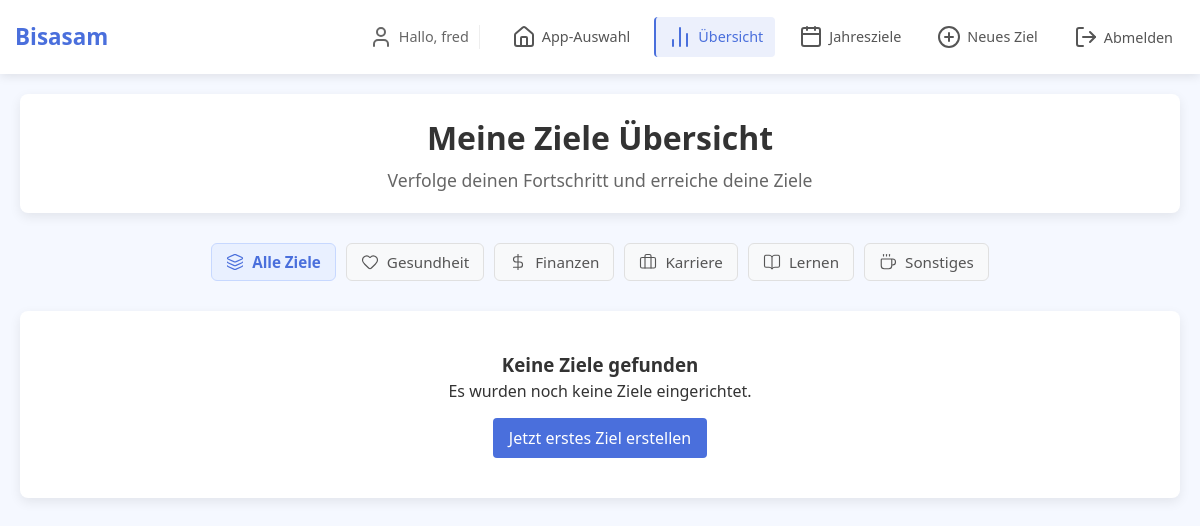
Before: /tracking/?parent_id=5 (signed in) with the older database file.
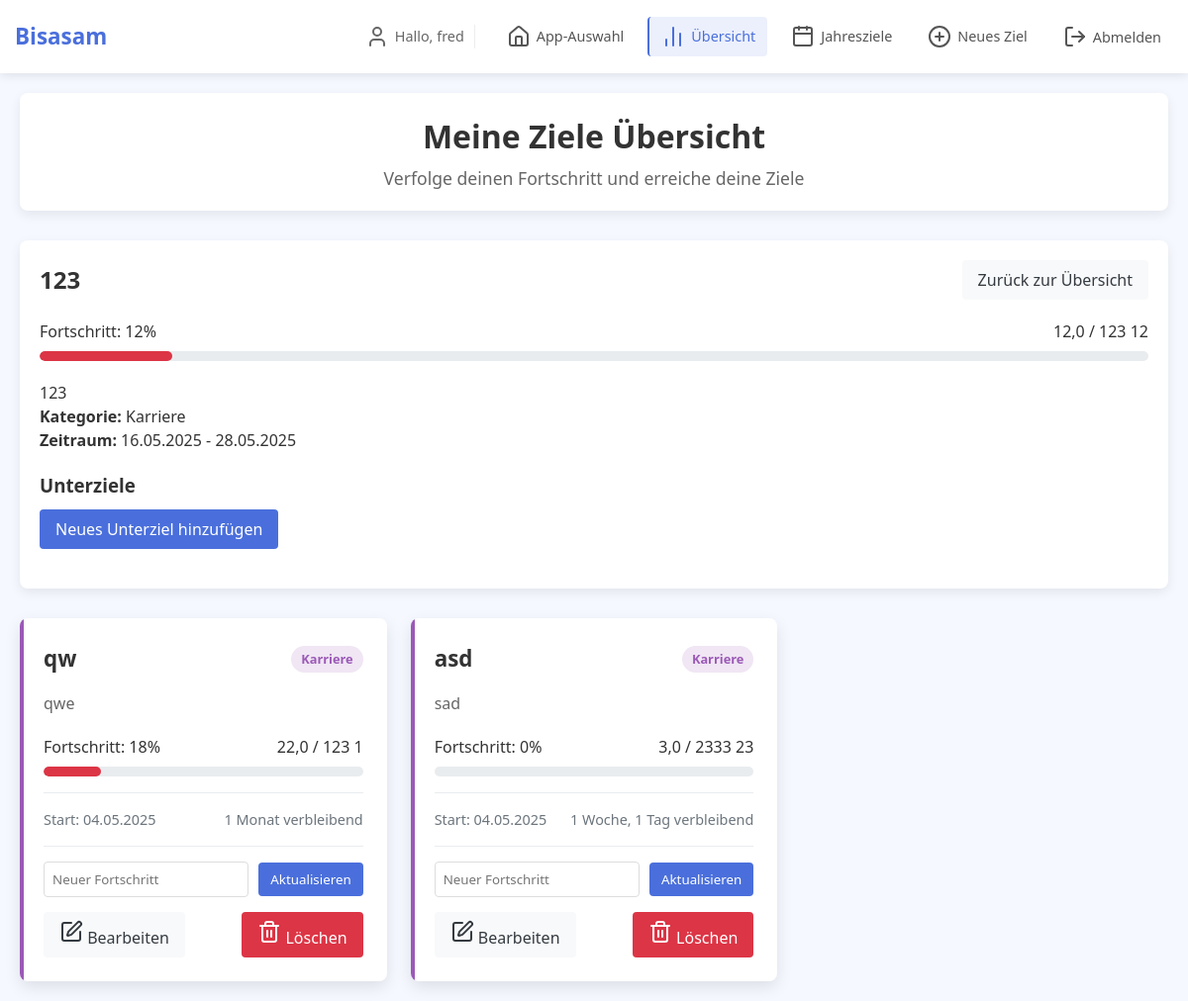
After: the same page with the newer database file.
### tracking/models.py (models this page shows, shortened)
class Goal(models.Model):
    KATEGORIEN = [
        ('Gesundheit', 'Gesundheit'),
        ('Finanzen', 'Finanzen'),
        ('Karriere', 'Karriere'),
        ('Lernen', 'Lernen'),
        ('Sonstiges', 'Sonstiges')
    ]
    user = models.ForeignKey(User, on_delete=models.CASCADE, related_name='goals')
    parent = models.ForeignKey('self', on_delete=models.CASCADE, null=True, blank=True, related_name='subtasks')
    definition = models.CharField(max_length=50)
    description = models.CharField(max_length=150)
    ziel_wert = models.IntegerField()
    fortschritt = models.FloatField()
    einheit = models.CharField(max_length=20)
    start = models.DateField()
    end = models.DateField()
    kategorie = models.CharField(choices=KATEGORIEN)
    is_parent_goal = models.BooleanField(default=False)
    auto_calculate = models.BooleanField(default=False, help_text="Fortschritt automatisch aus Unterzielen berechnen")

### tracking/views.py (the view)
# urls.py: path('', views.goals_view, name='goals'),
@login_required
def goals_view(request):
    today = timezone.now().date()
    parent_goals = Goal.objects.filter(user=request.user, parent__isnull=True)
    selected_goal_id = request.GET.get('parent_id')
    selected_goal = None
    subtasks = None
    if selected_goal_id:
        try:
            selected_goal = Goal.objects.get(id=selected_goal_id, user=request.user)
            subtasks = Goal.objects.filter(parent=selected_goal)
        except Goal.DoesNotExist:
            pass
    parent_goals_with_progress = parent_goals.annotate(
        progress_percent=ExpressionWrapper(
            (F('fortschritt') * 100.0) / F('ziel_wert'),
            output_field=FloatField()
        )
    )
    if subtasks:
        subtasks = subtasks.annotate(
            progress_percent=ExpressionWrapper(
                (F('fortschritt') * 100.0) / F('ziel_wert'),
                output_field=FloatField()
            )
        )
    avg_progress = parent_goals_with_progress.aggregate(avg=Avg('progress_percent'))['avg'] or 0
    active_goals = parent_goals.filter(end__gte=today).count()
    nearest_deadline_goal = parent_goals.filter(end__gte=today).order_by('end').first()
    nearest_deadline = nearest_deadline_goal.end if nearest_deadline_goal else None
    context = {
        'goals': parent_goals_with_progress,
        'avg_progress': avg_progress,
        'active_goals': active_goals,
        'nearest_deadline': nearest_deadline,
        'today': today,
        'selected_goal': selected_goal,
        'subtasks': subtasks,
    }
    return render(request, 'tracking/home.html', context)

### tracking/templates/tracking/home.html (shortened to what this page needs)
{% extends 'tracking/base.html' %}
{% load static %}
{% block content %}
<div class="header">
    <h1>Meine Ziele Übersicht</h1>
    <p>Verfolge deinen Fortschritt und erreiche deine Ziele</p>
</div>
{% if selected_goal %}
<div class="selected-goal-info" style="margin-bottom: 30px; background: white; border-radius: 8px; padding: 20px; box-shadow: 0 4px 12px rgba(0, 0, 0, 0.08);">
    <div style="display: flex; justify-content: space-between; align-items: center; margin-bottom: 20px;">
        <h2>{{ selected_goal.definition }}</h2>
        <a href="{% url 'goals' %}" class="btn btn-light">Zurück zur Übersicht</a>
    </div>
    <div class="progress-container" style="margin-bottom: 20px;">
        <div class="progress-stats">
            {% with progress_percent=selected_goal.fortschritt|floatformat:0|default:"0" %}
            <span class="progress-text">Fortschritt: {{ progress_percent }}%</span>
            <span>{{ selected_goal.fortschritt }} / {{ selected_goal.ziel_wert }} {{ selected_goal.einheit }}</span>
            {% endwith %}
        </div>
        <div class="progress-bar">
            <div class="progress-fill" style="width: {{ selected_goal.fortschritt|floatformat:0 }}%;"></div>
        </div>
    </div>
    <div style="margin-bottom: 20px;">
        <p>{{ selected_goal.description }}</p>
        <p><strong>Kategorie:</strong> {{ selected_goal.kategorie }}</p>
        <p><strong>Zeitraum:</strong> {{ selected_goal.start|date:"d.m.Y" }} - {{ selected_goal.end|date:"d.m.Y" }}</p>
    </div>
    <div style="margin-bottom: 20px;">
        <h3>Unterziele</h3>
        <a href="{% url 'add_goal' %}?parent_id={{ selected_goal.id }}" class="btn btn-primary" style="margin-top: 10px;">
            Neues Unterziel hinzufügen
        </a>
    </div>
</div>
<div class="goals-container" id="goals-container">
    {% for goal in subtasks %}
    <div class="goal-card {{ goal.kategorie }}" data-category="{{ goal.kategorie }}">
        <div class="goal-header">
            <h3 class="goal-title">{{ goal.definition }}</h3>
            <span class="category-badge {{ goal.kategorie }}">{{ goal.kategorie }}</span>
        </div>
        <p class="goal-desc">{{ goal.description }}</p>
        <div class="progress-container">
            <div class="progress-stats">
                {% with progress_percent=goal.progress_percent|floatformat:0 %}
                <span class="progress-text">Fortschritt: {{ progress_percent }}%</span>
                <span>{{ goal.fortschritt }} / {{ goal.ziel_wert }} {{ goal.einheit }}</span>
                {% endwith %}
            </div>
            <div class="progress-bar">
                <div class="progress-fill" style="width: {{ goal.progress_percent|floatformat:0 }}%"></div>
            </div>
        </div>
        <div class="timeframe">
            <span>Start: {{ goal.start|date:"d.m.Y" }}</span>
            <span>
                {% with days_remaining=goal.end|timeuntil:today %}
                {% if goal.end < today %}
                    <span style="color: var(--danger);">Abgelaufen</span>
                {% elif goal.end == today %}
                    <span style="color: var(--warning);">Heute fällig</span>
                {% else %}
                    {{ days_remaining }} verbleibend
                {% endif %}
                {% endwith %}
            </span>
        </div>
        {% if not goal.auto_calculate %}
        <form method="post" action="{% url 'update_progress' goal.id %}" class="update-progress-form" style="margin-top: 15px; padding-top: 15px; border-top: 1px solid #e9ecef;">
            <div style="display: flex; gap: 10px; align-items: center;">
                <input type="number" name="fortschritt" step="0.01" min="0" max="{{ goal.ziel_wert }}" value="{{ goal.fortschritt }}" placeholder="Neuer Fortschritt"
                       style="flex: 1; padding: 8px; border: 1px solid #ddd; border-radius: 4px;">
                <button type="submit" style="background-color: var(--primary); color: white; border: none; border-radius: 4px; padding: 8px 12px; cursor: pointer;">
                    Aktualisieren
                </button>
            </div>
        </form>
        {% else %}
        <div style="margin-top: 15px; padding-top: 15px; border-top: 1px solid #e9ecef; color: #6c757d; font-style: italic;">
            Fortschritt wird automatisch berechnet
        </div>
        {% endif %}
        <div style="display: flex; justify-content: space-between; margin-top: 15px;">
            <a href="{% url 'update_goal' goal.id %}" class="btn btn-light">
                <i data-lucide="edit" class="vsc-icon vsc-icon-edit"></i>
                Bearbeiten
            </a>
            <a href="{% url 'delete_goal' goal.id %}" class="btn btn-danger">
                <i data-lucide="trash-2" class="vsc-icon vsc-icon-delete"></i>
                Löschen
            </a>
        </div>
    </div>
    {% empty %}
    <div class="no-goals">
        <h3>Keine Unterziele gefunden</h3>
        <p>Es wurden noch keine Unterziele eingerichtet.</p>
        <a href="{% url 'add_goal' %}?parent_id={{ selected_goal.id }}" class="btn btn-primary" style="margin-top: 15px;">Unterziel erstellen</a>
    </div>
    {% endfor %}
</div>
{% else %}
<div class="filter-container">
    <button class="filter-btn all active" data-category="all">
        <i data-lucide="layers" class="vsc-icon"></i>
        Alle Ziele
    </button>
    <button class="filter-btn health" data-category="Gesundheit">
        <i data-lucide="heart" class="vsc-icon"></i>
        Gesundheit
    </button>
    <button class="filter-btn finance" data-category="Finanzen">
        <i data-lucide="dollar-sign" class="vsc-icon"></i>
        Finanzen
    </button>
    <button class="filter-btn career" data-category="Karriere">
        <i data-lucide="briefcase" class="vsc-icon"></i>
        Karriere
    </button>
    <button class="filter-btn learning" data-category="Lernen">
        <i data-lucide="book-open" class="vsc-icon"></i>
        Lernen
    </button>
    <button class="filter-btn other" data-category="Sonstiges">
        <i data-lucide="coffee" class="vsc-icon"></i>
        Sonstiges
    </button>
</div>
<div class="goals-container" id="goals-container">
    {% for goal in goals %}
    <div class="goal-card {{ goal.kategorie }}" data-category="{{ goal.kategorie }}">
        <div class="goal-header">
            <h3 class="goal-title">{{ goal.definition }}</h3>
            <span class="category-badge {{ goal.kategorie }}">{{ goal.kategorie }}</span>
        </div>
        <p class="goal-desc">{{ goal.description }}</p>
        <div class="progress-container">
            <div class="progress-stats">
                {% with progress_percent=goal.progress_percent|floatformat:0 %}
                <span class="progress-text">Fortschritt: {{ progress_percent }}%</span>
                <span>{{ goal.fortschritt }} / {{ goal.ziel_wert }} {{ goal.einheit }}</span>
                {% endwith %}
            </div>
            <div class="progress-bar">
                <div class="progress-fill" style="width: {{ goal.progress_percent|floatformat:0 }}%"></div>
            </div>
        </div>
        <div class="timeframe">
            <span>Start: {{ goal.start|date:"d.m.Y" }}</span>
            <span>
                {% with days_remaining=goal.end|timeuntil:today %}
                {% if goal.end < today %}
                    <span style="color: var(--danger);">Abgelaufen</span>
                {% elif goal.end == today %}
                    <span style="color: var(--warning);">Heute fällig</span>
                {% else %}
                    {{ days_remaining }} verbleibend
                {% endif %}
                {% endwith %}
            </span>
        </div>
        {% with subtask_count=goal.subtasks.count %}
        {% if subtask_count > 0 %}
        <div style="margin-top: 15px; padding-top: 15px; border-top: 1px solid #e9ecef;">
            <a href="{% url 'goals' %}?parent_id={{ goal.id }}" style="display: flex; align-items: center; justify-content: center; padding: 8px; background-color: #f8f9fa; border-radius: 6px; color: #4a6fdc; text-decoration: none; font-weight: 600; gap: 5px;">
                <i data-lucide="folder-open" class="vsc-icon" style="width: 16px; height: 16px;"></i>
                <span>{{ subtask_count }} Unterziel{% if subtask_count > 1 %}e{% endif %} anzeigen</span>
            </a>
        </div>
        {% else %}
        <div style="margin-top: 15px; padding-top: 15px; border-top: 1px solid #e9ecef;">
            <a href="{% url 'add_goal' %}?parent_id={{ goal.id }}" style="display: flex; align-items: center; justify-content: center; padding: 8px; background-color: #f8f9fa; border-radius: 6px; color: #6c757d; text-decoration: none; gap: 5px;">
                <i data-lucide="folder-plus" class="vsc-icon" style="width: 16px; height: 16px;"></i>
                <span>Unterziele hinzufügen</span>
            </a>
        </div>
        {% endif %}
        {% endwith %}
        {% if not goal.auto_calculate %}
        <form method="post" action="{% url 'update_progress' goal.id %}" class="update-progress-form" style="margin-top: 15px; padding-top: 15px; border-top: 1px solid #e9ecef;">
            {% csrf_token %}
            <div style="display: flex; gap: 10px; align-items: center;">
                <input type="number" name="fortschritt" step="0.01" min="0" max="{{ goal.ziel_wert }}" value="{{ goal.fortschritt }}" placeholder="Neuer Fortschritt"
                       style="flex: 1; padding: 8px; border: 1px solid #ddd; border-radius: 4px;">
                       <button type="submit" style="background-color: var(--primary); color: white; border: none; border-radius: 4px; padding: 8px 12px; cursor: pointer; display: flex; align-items: center; gap: 5px;">
                        <i data-lucide="refresh-cw" class="vsc-icon vsc-icon-update" style="width: 16px; height: 16px;"></i>
                        Aktualisieren
                    </button>
            </div>
        </form>
        {% else %}
        <div style="margin-top: 15px; padding-top: 15px; border-top: 1px solid #e9ecef; color: #6c757d; font-style: italic; text-align: center;">
            Fortschritt wird automatisch berechnet
        </div>
        {% endif %}
        <div style="display: flex; justify-content: space-between; margin-top: 15px;">
            <a href="{% url 'update_goal' goal.id %}" class="btn btn-light">
                <i data-lucide="edit" class="vsc-icon vsc-icon-edit"></i>
                Bearbeiten
            </a>
            <a href="{% url 'delete_goal' goal.id %}" class="btn btn-danger">
                <i data-lucide="trash-2" class="vsc-icon vsc-icon-delete"></i>
                Löschen
            </a>
        </div>
    </div>
    {% empty %}
    <div class="no-goals">
        <h3>Keine Ziele gefunden</h3>
        <p>Es wurden noch keine Ziele eingerichtet.</p>
        <a href="{% url 'add_goal' %}" class="btn btn-primary" style="margin-top: 15px;">Jetzt erstes Ziel erstellen</a>
    </div>
    {% endfor %}
</div>
{% endif %}
{% endblock %}

### tracking/templates/tracking/base.html (shortened to what this page needs)
{% load static %}
<!DOCTYPE html>
<html lang="de">
<head>
    <link rel="stylesheet" href="https://cdn.jsdelivr.net/npm/lucide-static@latest/font/lucide.min.css">
    <link rel="stylesheet" href="{% static 'css/icons.css' %}">
</head>
<body>
    {% include 'tracking/navbar.html' %}
    <div class="container">
        {% block content %}{% endblock %}
    </div>
</body>
</html>

### tracking/templates/tracking/navbar.html
{% extends 'home/base_navbar.html' %}
{% block app_specific_nav %}
    <a href="{% url 'goals' %}" class="nav-link {% if request.resolver_match.url_name == 'goals' %}active{% endif %}">
        <i data-lucide="bar-chart-2" class="vsc-icon vsc-icon-goals"></i>Übersicht
    </a>
    <a href="{% url 'yearly_goals' %}" class="nav-link {% if request.resolver_match.url_name == 'yearly_goals' %}active{% endif %}">
        <i data-lucide="calendar" class="vsc-icon vsc-icon-yearly"></i>Jahresziele
    </a>
    <a href="{% url 'add_goal' %}" class="nav-link {% if request.resolver_match.url_name == 'add_goal' %}active{% endif %}">
        <i data-lucide="plus-circle" class="vsc-icon vsc-icon-add"></i>Neues Ziel
    </a>
{% endblock %}

### home/templates/home/base_navbar.html (shortened to what this page needs)
<nav class="main-nav">
    <div class="nav-container">
        <div class="nav-brand">
            <a href="{% url 'landing_page' %}">Bisasam</a>
        </div>
        <div class="nav-links">
            {% if user.is_authenticated %}
                <div class="user-greeting">
                    <i data-lucide="user" class="vsc-icon vsc-icon-user"></i>
                    <span>Hallo, {{ user.username }}</span>
                </div>
                <div class="nav-actions">
                    <a href="{% url 'landing_page' %}" class="nav-link">
                        <i data-lucide="home" class="vsc-icon vsc-icon-home"></i>App-Auswahl
                    </a>
                    {% block app_specific_nav %}{% endblock %}
                    <form action="{% url 'logout' %}" method="post" class="logout-form">
                        <button type="submit" class="logout-btn">
                            <i data-lucide="log-out" class="vsc-icon vsc-icon-logout"></i>Abmelden
                        </button>
                    </form>
                </div>
            {% endif %}
        </div>
    </div>
</nav>

Changed rows visible on the page:
added Goal: definition "123", fortschritt "12,0", ziel_wert "123", einheit "12", description "123", kategorie "Karriere", start "16.05.2025", end "28.05.2025"
added Goal: definition "qw", kategorie "Karriere", description "qwe", goal "18", fortschritt "22,0", ziel_wert "123", einheit "1", start "04.05.2025", goal "1 Monat"
added Goal: definition "asd", kategorie "Karriere", description "sad", goal "0", fortschritt "3,0", ziel_wert "2333", einheit "23", start "04.05.2025", goal "1 Woche, 1 Tag"
Other visible differences:
{{ progress_percent }}: (not shown) → "12"
text no longer shown: "Alle Ziele Gesundheit Finanzen Karriere Lernen Sonstiges Keine Ziele gefunden Es wurden noch keine Ziele eingerichtet. Jetzt erstes Ziel erstellen"
text now shown: "Zurück zur Übersicht Fortschritt: % / Kategorie: Zeitraum: - Unterziele Neues Unterziel hinzufügen"
